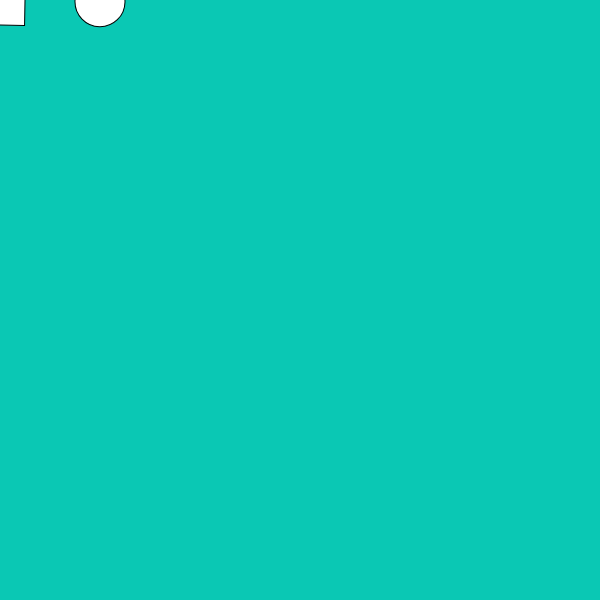
Frame 1 (no input)
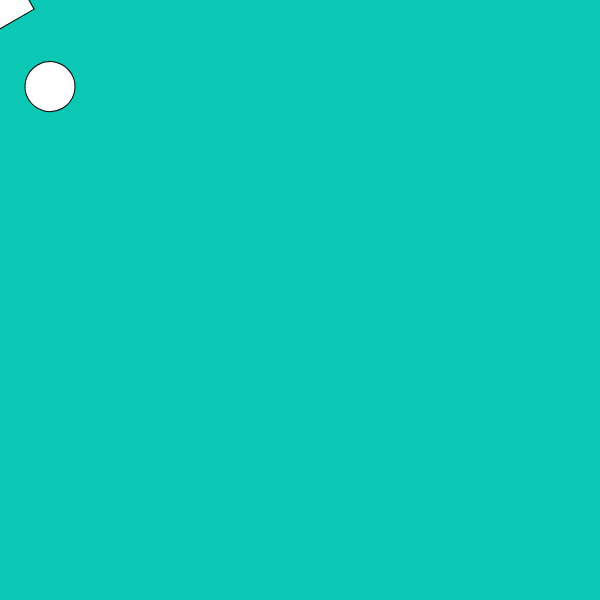
Frame 60 (no input)
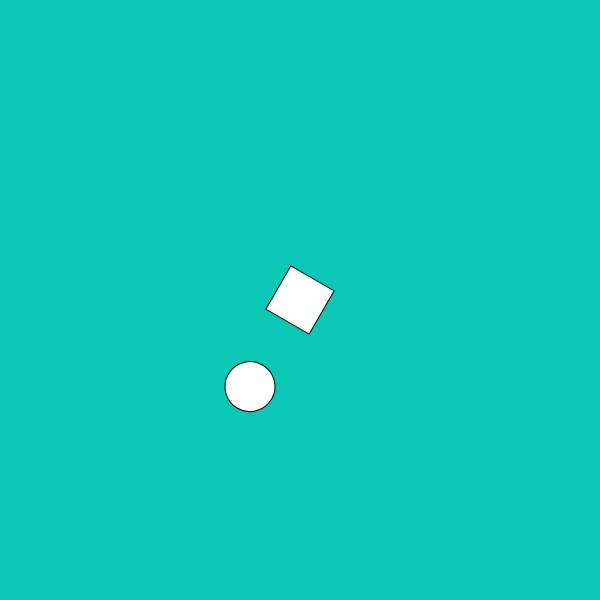
Frame 120 (the mouse pressed at the canvas centre since frame 60)

The p5.js sketch that drew these frames (run headless with seeded random() and noise() and a simulated clock; from frame 60 on, the mouse is pressed at the canvas centre):

// p5.js sketch
// ── sketch.js
let r = 0;

function setup() {
  createCanvas(600, 600);
  angleMode(DEGREES); //set angle mode to degrees
  rectMode(CENTER); // set x value to be center;

}

function draw() {
  background(10, 200, 180);

  //make sure that the roation is within 360 degrees
  if (r < 360) {
    r += 1;
    } else if (r == 360){
      r = 0
    }
  
  translate(mouseX, mouseY);
  rotate(r)
  rect(0, 0, 50, 50);

  circle(100, 0, 50);

 
}
